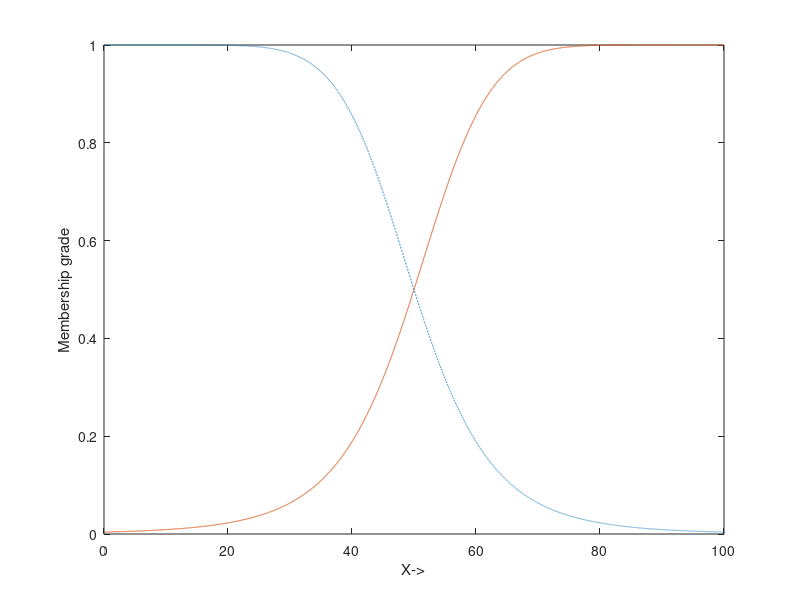
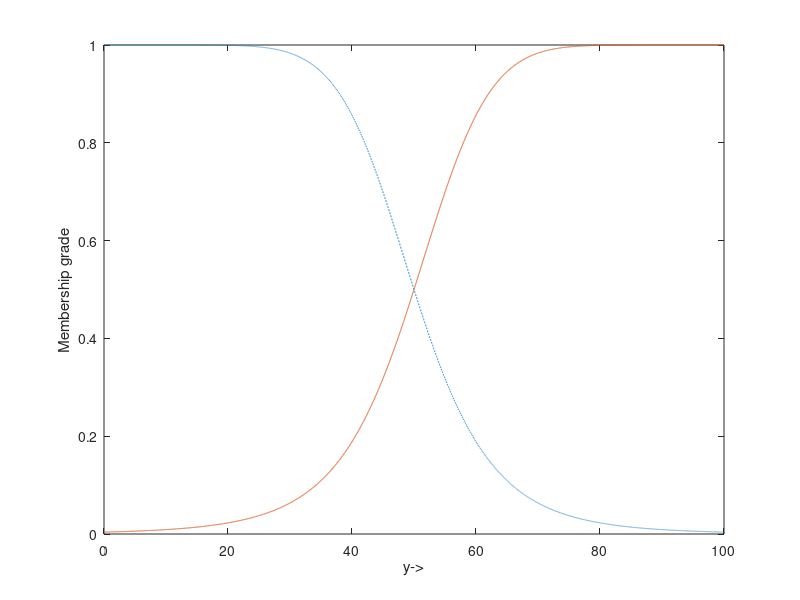

These figures' MATLAB source, in order:
clc;
t = 0:0.01:100;
% for x
x_small = gbellmf(t,[50 4 0]);
x_large = gbellmf(t,[50 4 100]);
figure(1)
plot(t,x_small,'--',t,x_large);
hold on 
xlabel('X->');
ylabel('Membership grade');

% for y
y_small = gbellmf(t,[50 4 0]);
y_large = gbellmf(t,[50 4 100]);
figure(2)
plot(t,y_small,'--',t,y_large);
hold on 
xlabel('y->');
ylabel('Membership grade');

%Rule base 
x = input('Enter the value of X')
y = input('Enter the value of Y')
z1 = -x + y + 1
z2 = -y +3
z3 = -x +3
z4 = x + y + 2

alpha1 = min(x_small(x*100+1),y_small(y*100+1))
alpha2 = min(x_small(x*100+1),y_large(y*100+1))
alpha3 = min(x_large(x*100+1),y_small(y*100+1))
alpha4 = min(x_large(x*100+1),y_large(y*100+1))

z0 = (alpha1*z1 + alpha2*z2 + alpha3*z3 + alpha4*z4)/(z1 +z2 +z3 + z4)